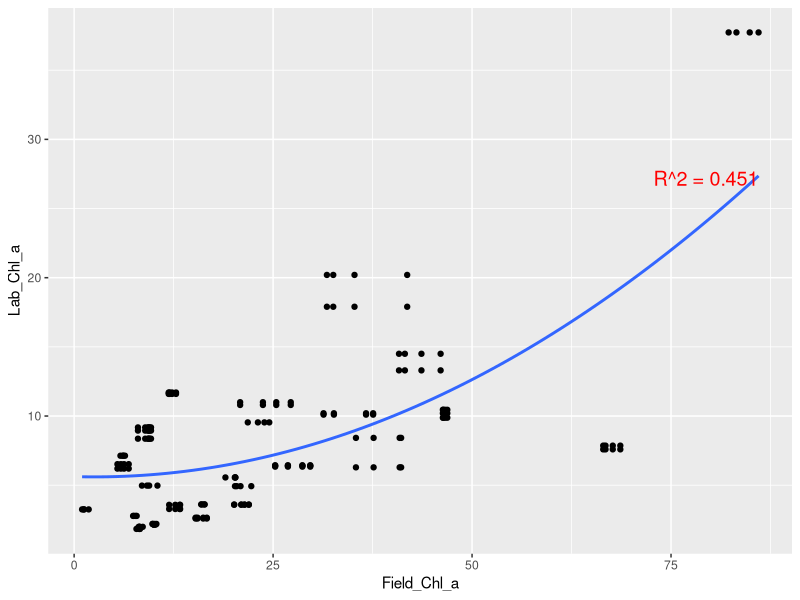

Reproduce this figure in R. (Note: this script raises an error after producing the figure.)
## ---- chunk 1
#| warning: false
#| echo: false

library(tidyverse)
library(knitr)
library(kableExtra)


Observations<- read_csv("Chla-Observations.csv")

kable(Observations)
## ---- chunk 2
#| warning: false
#| echo: false
library(tidyverse)
library(readr)

Observations<- read_csv("Chla-Observations.csv")

lm_model<-lm(Lab_Chl_a~poly(Field_Chl_a,2,raw=TRUE),data=Observations)
r_squared<-summary(lm_model)$r.squared 
r_squared_label <- paste("R^2 =", round(r_squared, 3))

ggplot(
  data=Observations,
  mapping=aes(x=Field_Chl_a, y=Lab_Chl_a)
)+
  geom_point()+
  geom_smooth(method="lm",formula=y~poly(x,2,raw=TRUE),se=FALSE)+
  annotate("text", x = max(Observations$Field_Chl_a, na.rm = TRUE), y = max(Observations$Lab_Chl_a, na.rm = TRUE) - 10, label=r_squared_label, hjust = 1, vjust = 1, size = 5, color = "red")
  

## ---- chunk 3
#| warning: false
#| echo: false
library(tidyverse)
library(readr)

Observations<- read_csv("Chla-Observations.csv")

Observations <- Observations %>% mutate(depth_category = ifelse(depthm >= 0.4, "Deep", "Shallow"))
Obs_filtered <- df %>% filter(depth_category == "Deep")

ggplot(
  data=Obs_filtered,
  mapping=aes(x=Field_Chl_a, y=Lab_Chl_a)
)+
  geom_point()+
  geom_smooth(method="lm",formula=y~poly(x,2,raw=TRUE),se=FALSE)+
  annotate("text", x = max(Obs_filtered$Field_Chl_a, na.rm = TRUE), y = max(Obs_filtered$Lab_Chl_a, na.rm = TRUE) - 10, label=r_squared_label, hjust = 1, vjust = 1, size = 5, color = "red")

## ---- chunk 4
#| warning: false
#| echo: false
library(tidyverse)
library(readr)

Observations<- read_csv("Chla-Observations.csv")

ggplot(Observations, aes(x = Station, y = correction)) +
  geom_bar(stat = "summary", fun = "mean", fill = "lightblue") +
  labs(x = "Station", y = "Correction") +
  theme_minimal()
## ---- chunk 5
#| warning: false
#| echo: false

library(ggplot2)
Observations<- read.csv("Chla-Observations.csv")
ggplot(Observations, aes(x =Conductivity_uS, y = correction)) +
  geom_point() +
  facet_wrap(~ Station)
